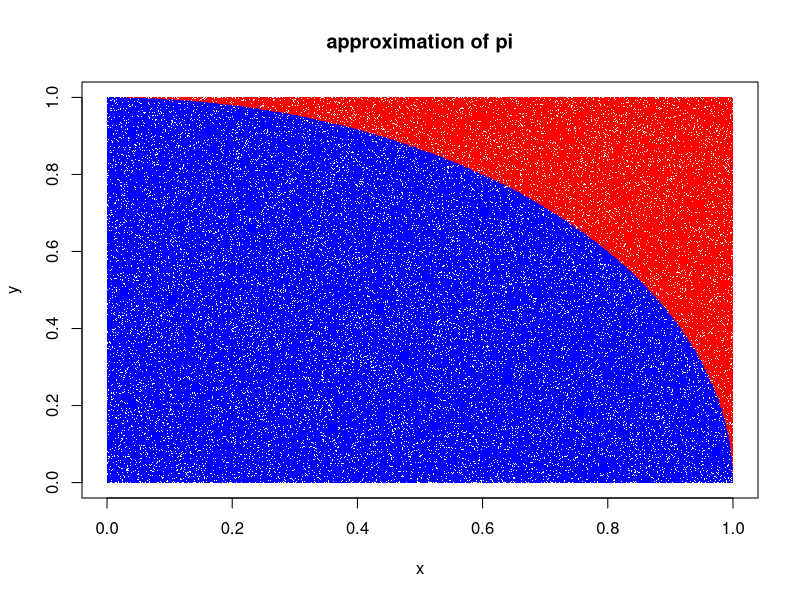

Generate this figure with R:
n <- 10000000
x <- runif(n); y <- runif(n)
inside <- x^2 + y^2 <= 1
pi <- 4 * sum(inside)/n
idx <- sample.int(trunc(n/(log(n))), replace = FALSE )
x <- x[idx]; y <- y[idx]; inside <- inside[idx]
plot(x,y, col=ifelse(inside, "blue", "red"), cex = 0.5, pch = ".",
    main = sprintf("approximation of pi"))
